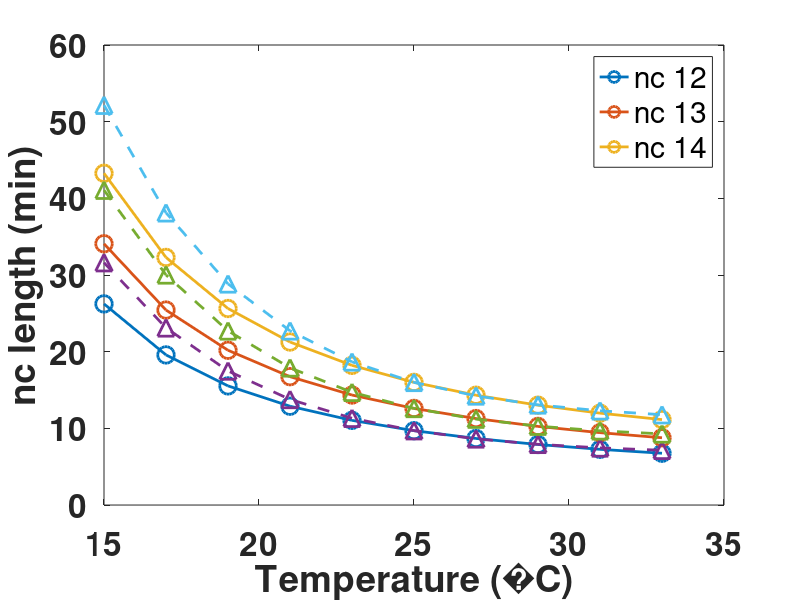

MATLAB code to generate this figure:
%this program extrapolate nc length from Kuntz 2014 paper
close all
clear

ScalingFun = @(T1,T2,alpha) exp(alpha./T1)/exp(alpha./T2);
alpha = 37.31;
BaseTemp = 273;
Temperature = (15:2:33);
RefTemp = 25;
RefNCLength = [9.7,12.6,16]; %data from Foe 1989 paper


%based on earlier study
%fitted function 
a1=4.4514215;
b1=-0.2071879;
FitFunc = @(T1,T2,a,b) (1+exp(a+b*T1))./(1+exp(a+b*T2));

allNCLength = zeros(length(Temperature),3);
NCLength2 = zeros(length(Temperature),3);
for i0 = 1:length(Temperature);
    allNCLength(i0,:) = ScalingFun(Temperature(i0),RefTemp,alpha).*RefNCLength;
    NCLength2(i0,:) = FitFunc(Temperature(i0),RefTemp,a1,b1).*RefNCLength;
end



figure(1)
plot(Temperature,allNCLength,'o-','MarkerSize',12,'LineWidth',2)
hold on
plot(Temperature,NCLength2,'^--','MarkerSize',12,'LineWidth',2)
xlabel(['Temperature ','(',sprintf('%c', char(176)),'C)'],'FontSize',24,'FontWeight','Bold')
ylabel('nc length (min)','FontSize',24,'FontWeight','Bold')
set(gca,'FontSize',24,'FontWeight','Bold')
legend('nc 12','nc 13','nc 14')